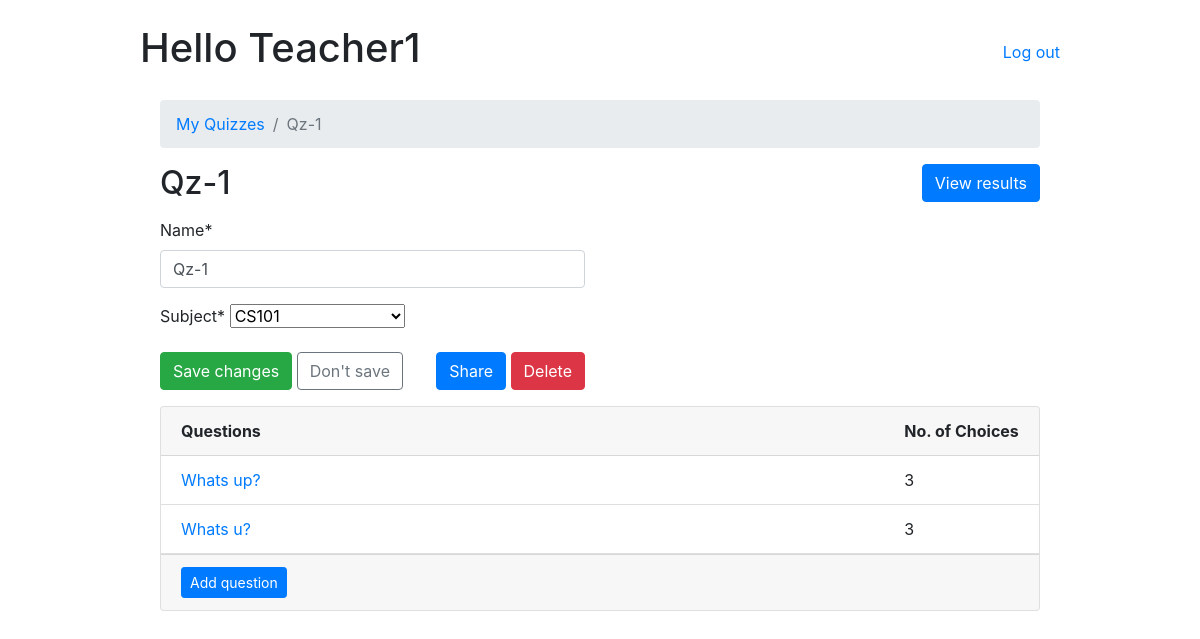
/teachers/quiz/1/ (signed in), run on the app's committed database.
### Quiz/models.py (models this page shows, shortened)
class User(AbstractUser):
    is_student = models.BooleanField(default=False)
    is_teacher = models.BooleanField(default=False)

class Quiz(models.Model):
    owner = models.ForeignKey(User, on_delete=models.CASCADE, related_name='quizzes')
    name = models.CharField(max_length=255)
    subject = models.ForeignKey(Subject, on_delete=models.CASCADE, related_name='quizzes')
    shared_owners = models.ManyToManyField(User, related_name='shared_quizzes')

class Subject(models.Model):
    name = models.CharField(max_length=30)
    color = models.CharField(max_length=7, default='#007bff')
    def __str__(self):
        return self.name

class Question(models.Model):
    quiz = models.ForeignKey(Quiz, on_delete=models.CASCADE, related_name='questions')
    text = models.CharField('Question', max_length=255)

### Quiz/views.py (the view, shortened to what this page needs)
# urls.py: path('quiz/<int:pk>/', views.QuizUpdateView.as_view(), name='quiz_change'),
@method_decorator([login_required, teacher_required], name='dispatch')
class QuizUpdateView(UpdateView):
    model = Quiz
    fields = ('name', 'subject', )
    context_object_name = 'quiz'
    template_name = 'teachers/quiz_change_form.html'
    def get_context_data(self, **kwargs):
        kwargs['questions'] = self.get_object().questions.annotate(choices_count=Count('choices'))
        kwargs['shared_quiz'] = (self.get_object() in self.request.user.shared_quizzes.all())
        return super().get_context_data(**kwargs)
    def get_queryset(self):
        return (self.request.user.quizzes.all() | self.request.user.shared_quizzes.all())

### Quiz/utils.py (called while the page is built)
def teacher_required(function=None, redirect_field_name=REDIRECT_FIELD_NAME, login_url='login'):
    actual_decorator = user_passes_test(
        lambda u: u.is_active and u.is_teacher,
        login_url=login_url,
        redirect_field_name=redirect_field_name
    )
    if function:
        return actual_decorator(function)
    return actual_decorator

### Quiz/templates/teachers/quiz_change_form.html (shortened to what this page needs)
{% extends 'base.html' %}
{% load crispy_forms_tags %}
{% block content %}
  <nav aria-label="breadcrumb">
    <ol class="breadcrumb">
      <li class="breadcrumb-item"><a href="{% url 'teachers:quiz_change_list' %}">My Quizzes</a></li>
      <li class="breadcrumb-item active" aria-current="page">{{ quiz.name }}</li>
    </ol>
  </nav>
  <h2 class="mb-3">
    {{ quiz.name }}
    <a href="{% url 'teachers:quiz_results' quiz.pk %}" class="btn btn-primary float-right">View results</a>
  </h2>
  <div class="row mb-3">
    <div class="col-md-6 col-sm-8 col-12">
      <form method="post" novalidate>
        {{ form|crispy }}
        <button type="submit" class="btn btn-success">Save changes</button>
        <a href="{% url 'teachers:quiz_change_list' %}" class="btn btn-outline-secondary" role="button">Don't save</a>
        <div class="float-right">
          <span><a href="{% url 'teachers:quiz_share' quiz.pk %}" class="btn btn-primary">Share</a></span>
          {% if not shared_quiz %}
            <span><a href="{% url 'teachers:quiz_delete' quiz.pk %}" class="btn btn-danger">Delete</a></span>
          {% endif %}
        </div>
      </form>
    </div>
  </div>
  <div class="card">
    <div class="card-header">
      <div class="row">
        <div class="col-10">
          <strong>Questions</strong>
        </div>
        <div class="col-2">
          <strong>No. of Choices</strong>
        </div>
      </div>
    </div>
    <div class="list-group list-group-flush list-group-formset">
      {% for question in questions %}
        <div class="list-group-item">
          <div class="row">
            <div class="col-10">
              <a href="{% url 'teachers:question_change' quiz.pk question.pk %}">{{ question.text }}</a>
            </div>
            <div class="col-2">
              {{ question.choices_count }}
            </div>
          </div>
        </div>
      {% empty %}
        <div class="list-group-item text-center">
          <p class="text-muted font-italic mb-0">You haven't created any questions yet. Go ahead and <a href="{% url 'teachers:question_add' quiz.pk %}">add the first question</a>.</p>
        </div>
      {% endfor %}
    </div>
    <div class="card-footer">
      <a href="{% url 'teachers:question_add' quiz.pk %}" class="btn btn-primary btn-sm">Add question</a>
    </div>
  </div>
{% endblock %}

### templates/base.html (shortened to what this page needs)
<!doctype html>
<html lang="en">
  <head>
    <link rel="stylesheet" href="https://maxcdn.bootstrapcdn.com/bootstrap/4.0.0/css/bootstrap.min.css">
  </head>
  <body>
    <div class="container my-4">
      <div class="row justify-content-center">
        <div class="col-md-10 col-sm-12">
          <div class="row">
            <div class="col-6">
              <h1 class="logo">
                {% if user.is_authenticated %}
                  <span>Hello {{ user.username }}</span>
                {% else %}
                    <span>Demo Quiz App</span>
                {% endif %}
              </h1>
            </div>
            <div class="col-6 text-right">
              {% if user.is_authenticated %}
                <p class="pt-3"><a href="{% url 'logout' %}">Log out</a></p>
              {% else %}
                <a href="{% url 'login' %}" class="btn btn-light" role="button">Log in</a>
                <a href="{% url 'signup' %}" class="btn btn-primary" role="button">Sign up</a>
              {% endif %}
            </div>
          </div>
          <div class="card-body">
            {% block content %}
            {% endblock %}
          </div>
        </div>
      </div>
    </div>
  </body>
</html>

### data on the page
User: username "Teacher1"
Quiz: name "Qz-1", subject "CS101"
Question: text "Whats up?", choices_count "3"
Question: text "Whats u?", choices_count "3"
